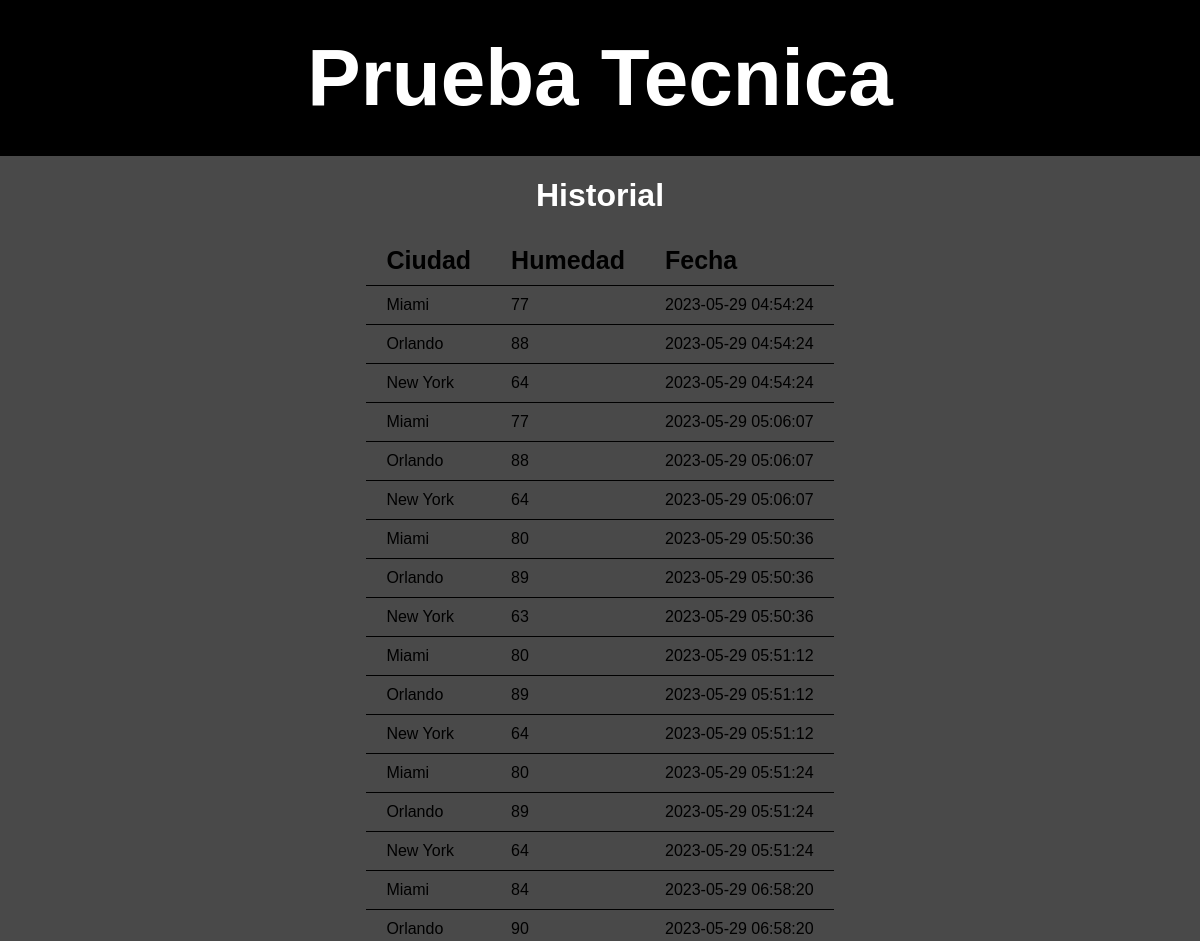
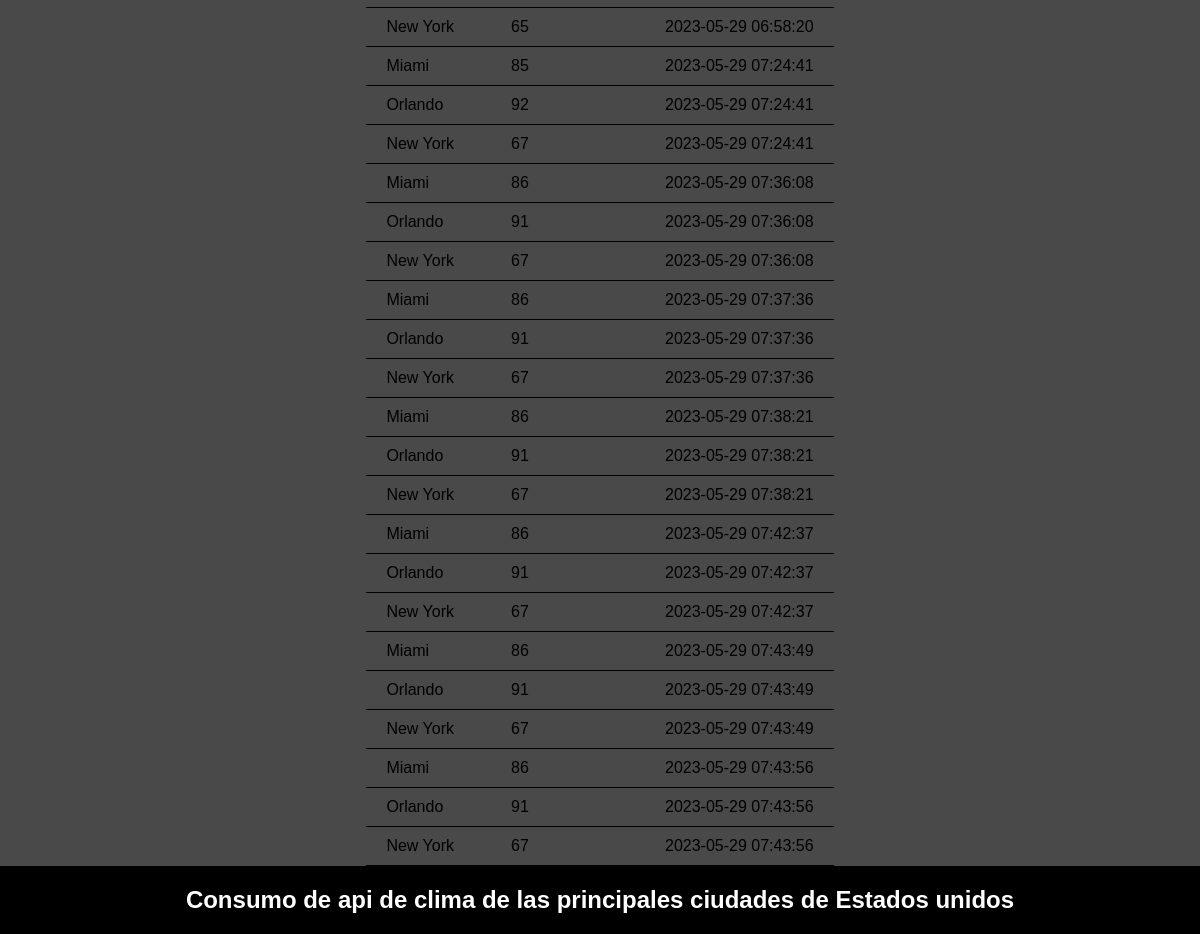
The page /historial.php on the database its author committed (2 pictures, top to bottom).
### tables this page shows
CREATE TABLE `datos` (
  `id` int NOT NULL AUTO_INCREMENT,
  `ciudad` varchar(45) DEFAULT NULL,
  `humedad` varchar(45) DEFAULT NULL,
  `fecha` datetime DEFAULT NULL,
  PRIMARY KEY (`id`)
);

### includes/funciones.php (called while the page is built, shortened)
<?php
    function incluirTemplate(string $nombre){
        include TEMPLATES_URL . "/$nombre.php";
    }
?>

### historial.php (the view, shortened to what this page needs)
<?php
    require 'includes/funciones.php';
    incluirTemplate('header');
        $db = conectarDB();
        $query = "SELECT * FROM datos";
        $resultadoConsulta = mysqli_query($db, $query);
?>
    <main class="contenedor">
        <h1 class="titulo">Historial</h1>
        <div class="historial">
            <table >
                <thead >
                    <tr>
                        <th>Ciudad</th>
                        <th>Humedad</th>
                        <th>Fecha</th>
                    </tr>
                </thead>
                <tbody>
                    <?php while($historial = mysqli_fetch_assoc($resultadoConsulta)) :  ?>
                    <tr>
                        <td><?php echo $historial['ciudad']; ?></td>
                        <td><?php echo $historial['humedad']; ?></td>
                        <td><?php echo $historial['fecha']; ?></td>
                    </tr>
                    <?php endwhile;?>
                </tbody>
            </table>
        </div>
    </main>
<?php
    incluirTemplate('footer');
?>

### includes/templates/header.php (shortened to what this page needs)
<!DOCTYPE html>
<html lang="es">
<head>
    <link rel="stylesheet" href="/pruebaTecnicaFinal/build/css/app.css">
</head>
<body>
    <header>
        <h1 class="titulo">Prueba Tecnica</h1>
    </header>

### includes/templates/footer.php (shortened to what this page needs)
        <footer>
            <h2>Consumo de api de clima de las principales ciudades de Estados unidos</h2>
        </footer>
    </body>
</html>

### build/css/app.css (style rules this page uses)
header { background-color:#000;display:flex;flex-direction:row;justify-content:center;width:100% }
header .titulo { color:#fff;font-size:5rem;margin:2rem }
footer { background-color:#000;color:#fff;display:flex;flex-direction:row;justify-content:center;width:100% }
body { display:block;font-family:Franklin Gothic Medium,Arial Narrow,Arial,sans-serif;height:100%;margin:0;width:100% }
body .contenedor { align-items:center;background-color:#494949;display:flex;flex-direction:column }
.titulo { color:#fff }
* { box-sizing:border-box;font-family:Avenir,Helvetica,sans-serif }
thead { font-size:25px }
table { border-collapse:collapse;text-align:left;width:100% }
table tr { border-bottom:1px solid }
table td,table th { padding:10px 20px }

### rows shown on the page
datos: ciudad "Miami", humedad "77", fecha "2023-05-29 04:54:24"
datos: ciudad "Orlando", humedad "88", fecha "2023-05-29 04:54:24"
datos: ciudad "New York", humedad "64", fecha "2023-05-29 04:54:24"
datos: ciudad "Miami", humedad "77", fecha "2023-05-29 05:06:07"
datos: ciudad "Orlando", humedad "88", fecha "2023-05-29 05:06:07"
datos: ciudad "New York", humedad "64", fecha "2023-05-29 05:06:07"
datos: ciudad "Miami", humedad "80", fecha "2023-05-29 05:50:36"
datos: ciudad "Orlando", humedad "89", fecha "2023-05-29 05:50:36"
datos: ciudad "New York", humedad "63", fecha "2023-05-29 05:50:36"
datos: ciudad "Miami", humedad "80", fecha "2023-05-29 05:51:12"
datos: ciudad "Orlando", humedad "89", fecha "2023-05-29 05:51:12"
datos: ciudad "New York", humedad "64", fecha "2023-05-29 05:51:12"
datos: ciudad "Miami", humedad "80", fecha "2023-05-29 05:51:24"
datos: ciudad "Orlando", humedad "89", fecha "2023-05-29 05:51:24"
datos: ciudad "New York", humedad "64", fecha "2023-05-29 05:51:24"
datos: ciudad "Miami", humedad "84", fecha "2023-05-29 06:58:20"
datos: ciudad "Orlando", humedad "90", fecha "2023-05-29 06:58:20"
datos: ciudad "New York", humedad "65", fecha "2023-05-29 06:58:20"
datos: ciudad "Miami", humedad "85", fecha "2023-05-29 07:24:41"
datos: ciudad "Orlando", humedad "92", fecha "2023-05-29 07:24:41"
datos: ciudad "New York", humedad "67", fecha "2023-05-29 07:24:41"
datos: ciudad "Miami", humedad "86", fecha "2023-05-29 07:36:08"
datos: ciudad "Orlando", humedad "91", fecha "2023-05-29 07:36:08"
datos: ciudad "New York", humedad "67", fecha "2023-05-29 07:36:08"
datos: ciudad "Miami", humedad "86", fecha "2023-05-29 07:37:36"
datos: ciudad "Orlando", humedad "91", fecha "2023-05-29 07:37:36"
datos: ciudad "New York", humedad "67", fecha "2023-05-29 07:37:36"
datos: ciudad "Miami", humedad "86", fecha "2023-05-29 07:38:21"
datos: ciudad "Orlando", humedad "91", fecha "2023-05-29 07:38:21"
datos: ciudad "New York", humedad "67", fecha "2023-05-29 07:38:21"
datos: ciudad "Miami", humedad "86", fecha "2023-05-29 07:42:37"
datos: ciudad "Orlando", humedad "91", fecha "2023-05-29 07:42:37"
datos: ciudad "New York", humedad "67", fecha "2023-05-29 07:42:37"
datos: ciudad "Miami", humedad "86", fecha "2023-05-29 07:43:49"
datos: ciudad "Orlando", humedad "91", fecha "2023-05-29 07:43:49"
datos: ciudad "New York", humedad "67", fecha "2023-05-29 07:43:49"
datos: ciudad "Miami", humedad "86", fecha "2023-05-29 07:43:56"
datos: ciudad "Orlando", humedad "91", fecha "2023-05-29 07:43:56"
datos: ciudad "New York", humedad "67", fecha "2023-05-29 07:43:56"
